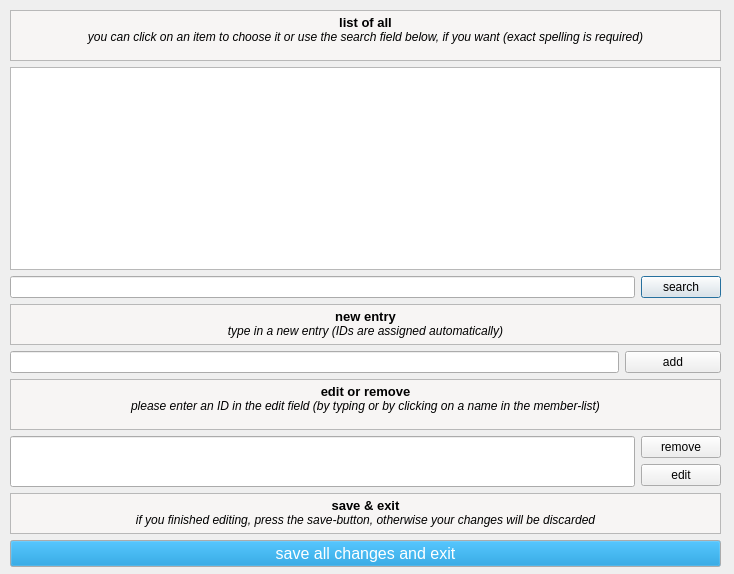
<?xml version="1.0" encoding="UTF-8"?>
<ui version="4.0">
 <class>ActivityEditor</class>
 <widget class="QDialog" name="ActivityEditor">
  <property name="geometry">
   <rect>
    <x>0</x>
    <y>0</y>
    <width>734</width>
    <height>574</height>
   </rect>
  </property>
  <property name="windowTitle">
   <string>ACITIVITIES</string>
  </property>
  <widget class="QWidget" name="layoutWidget">
   <property name="geometry">
    <rect>
     <x>10</x>
     <y>10</y>
     <width>711</width>
     <height>557</height>
    </rect>
   </property>
   <layout class="QVBoxLayout" name="verticalLayout_9">
    <item>
     <widget class="QTextBrowser" name="textBrowser_2">
      <property name="maximumSize">
       <size>
        <width>16777215</width>
        <height>51</height>
       </size>
      </property>
      <property name="palette">
       <palette>
        <active>
         <colorrole role="Base">
          <brush brushstyle="SolidPattern">
           <color alpha="255">
            <red>247</red>
            <green>245</green>
            <blue>244</blue>
           </color>
          </brush>
         </colorrole>
        </active>
        <inactive>
         <colorrole role="Base">
          <brush brushstyle="SolidPattern">
           <color alpha="255">
            <red>247</red>
            <green>245</green>
            <blue>244</blue>
           </color>
          </brush>
         </colorrole>
        </inactive>
        <disabled>
         <colorrole role="Base">
          <brush brushstyle="SolidPattern">
           <color alpha="255">
            <red>239</red>
            <green>235</green>
            <blue>231</blue>
           </color>
          </brush>
         </colorrole>
        </disabled>
       </palette>
      </property>
      <property name="focusPolicy">
       <enum>Qt::NoFocus</enum>
      </property>
      <property name="autoFillBackground">
       <bool>false</bool>
      </property>
      <property name="html">
       <string>&lt;!DOCTYPE HTML PUBLIC &quot;-//W3C//DTD HTML 4.0//EN&quot; &quot;http://www.w3.org/TR/REC-html40/strict.dtd&quot;&gt;
&lt;html&gt;&lt;head&gt;&lt;meta name=&quot;qrichtext&quot; content=&quot;1&quot; /&gt;&lt;style type=&quot;text/css&quot;&gt;
p, li { white-space: pre-wrap; }
&lt;/style&gt;&lt;/head&gt;&lt;body style=&quot; font-family:'Sans Serif'; font-size:9pt; font-weight:400; font-style:normal;&quot;&gt;
&lt;p align=&quot;center&quot; style=&quot; margin-top:0px; margin-bottom:0px; margin-left:0px; margin-right:0px; -qt-block-indent:0; text-indent:0px;&quot;&gt;&lt;span style=&quot; font-size:10pt; font-weight:600;&quot;&gt;list of all&lt;/span&gt;&lt;/p&gt;
&lt;p align=&quot;center&quot; style=&quot; margin-top:0px; margin-bottom:0px; margin-left:0px; margin-right:0px; -qt-block-indent:0; text-indent:0px;&quot;&gt;&lt;span style=&quot; font-style:italic;&quot;&gt;you can click on an item to choose it or use the search field below, if you want (exact spelling is required)&lt;/span&gt;&lt;/p&gt;&lt;/body&gt;&lt;/html&gt;</string>
      </property>
     </widget>
    </item>
    <item>
     <widget class="QListView" name="QListView_allMembers">
      <property name="cursor" stdset="0">
       <cursorShape>PointingHandCursor</cursorShape>
      </property>
      <property name="focusPolicy">
       <enum>Qt::StrongFocus</enum>
      </property>
      <property name="accessibleName">
       <string/>
      </property>
     </widget>
    </item>
    <item>
     <layout class="QHBoxLayout" name="horizontalLayout_11">
      <item>
       <widget class="QLineEdit" name="lineEdit_search">
        <property name="focusPolicy">
         <enum>Qt::StrongFocus</enum>
        </property>
       </widget>
      </item>
      <item>
       <widget class="QPushButton" name="pushButton_search">
        <property name="focusPolicy">
         <enum>Qt::StrongFocus</enum>
        </property>
        <property name="text">
         <string>search</string>
        </property>
       </widget>
      </item>
     </layout>
    </item>
    <item>
     <layout class="QVBoxLayout" name="verticalLayout_7">
      <item>
       <widget class="QTextBrowser" name="textBrowser_6">
        <property name="maximumSize">
         <size>
          <width>16777215</width>
          <height>41</height>
         </size>
        </property>
        <property name="palette">
         <palette>
          <active>
           <colorrole role="Base">
            <brush brushstyle="SolidPattern">
             <color alpha="255">
              <red>247</red>
              <green>245</green>
              <blue>244</blue>
             </color>
            </brush>
           </colorrole>
          </active>
          <inactive>
           <colorrole role="Base">
            <brush brushstyle="SolidPattern">
             <color alpha="255">
              <red>247</red>
              <green>245</green>
              <blue>244</blue>
             </color>
            </brush>
           </colorrole>
          </inactive>
          <disabled>
           <colorrole role="Base">
            <brush brushstyle="SolidPattern">
             <color alpha="255">
              <red>239</red>
              <green>235</green>
              <blue>231</blue>
             </color>
            </brush>
           </colorrole>
          </disabled>
         </palette>
        </property>
        <property name="focusPolicy">
         <enum>Qt::NoFocus</enum>
        </property>
        <property name="autoFillBackground">
         <bool>false</bool>
        </property>
        <property name="html">
         <string>&lt;!DOCTYPE HTML PUBLIC &quot;-//W3C//DTD HTML 4.0//EN&quot; &quot;http://www.w3.org/TR/REC-html40/strict.dtd&quot;&gt;
&lt;html&gt;&lt;head&gt;&lt;meta name=&quot;qrichtext&quot; content=&quot;1&quot; /&gt;&lt;style type=&quot;text/css&quot;&gt;
p, li { white-space: pre-wrap; }
&lt;/style&gt;&lt;/head&gt;&lt;body style=&quot; font-family:'Sans Serif'; font-size:9pt; font-weight:400; font-style:normal;&quot;&gt;
&lt;p align=&quot;center&quot; style=&quot; margin-top:0px; margin-bottom:0px; margin-left:0px; margin-right:0px; -qt-block-indent:0; text-indent:0px;&quot;&gt;&lt;span style=&quot; font-size:10pt; font-weight:600;&quot;&gt;new entry&lt;/span&gt;&lt;/p&gt;
&lt;p align=&quot;center&quot; style=&quot; margin-top:0px; margin-bottom:0px; margin-left:0px; margin-right:0px; -qt-block-indent:0; text-indent:0px;&quot;&gt;&lt;span style=&quot; font-style:italic;&quot;&gt;type in a new entry (IDs are assigned automatically)&lt;/span&gt;&lt;/p&gt;&lt;/body&gt;&lt;/html&gt;</string>
        </property>
       </widget>
      </item>
      <item>
       <layout class="QHBoxLayout" name="horizontalLayout">
        <item>
         <widget class="QLineEdit" name="lineEdit_newInput">
          <property name="focusPolicy">
           <enum>Qt::StrongFocus</enum>
          </property>
         </widget>
        </item>
        <item>
         <widget class="QPushButton" name="button_add">
          <property name="minimumSize">
           <size>
            <width>96</width>
            <height>0</height>
           </size>
          </property>
          <property name="focusPolicy">
           <enum>Qt::StrongFocus</enum>
          </property>
          <property name="text">
           <string>add</string>
          </property>
         </widget>
        </item>
       </layout>
      </item>
     </layout>
    </item>
    <item>
     <widget class="QTextBrowser" name="textBrowser">
      <property name="maximumSize">
       <size>
        <width>16777215</width>
        <height>51</height>
       </size>
      </property>
      <property name="palette">
       <palette>
        <active>
         <colorrole role="Base">
          <brush brushstyle="SolidPattern">
           <color alpha="255">
            <red>247</red>
            <green>245</green>
            <blue>244</blue>
           </color>
          </brush>
         </colorrole>
        </active>
        <inactive>
         <colorrole role="Base">
          <brush brushstyle="SolidPattern">
           <color alpha="255">
            <red>247</red>
            <green>245</green>
            <blue>244</blue>
           </color>
          </brush>
         </colorrole>
        </inactive>
        <disabled>
         <colorrole role="Base">
          <brush brushstyle="SolidPattern">
           <color alpha="255">
            <red>239</red>
            <green>235</green>
            <blue>231</blue>
           </color>
          </brush>
         </colorrole>
        </disabled>
       </palette>
      </property>
      <property name="focusPolicy">
       <enum>Qt::NoFocus</enum>
      </property>
      <property name="autoFillBackground">
       <bool>false</bool>
      </property>
      <property name="html">
       <string>&lt;!DOCTYPE HTML PUBLIC &quot;-//W3C//DTD HTML 4.0//EN&quot; &quot;http://www.w3.org/TR/REC-html40/strict.dtd&quot;&gt;
&lt;html&gt;&lt;head&gt;&lt;meta name=&quot;qrichtext&quot; content=&quot;1&quot; /&gt;&lt;style type=&quot;text/css&quot;&gt;
p, li { white-space: pre-wrap; }
&lt;/style&gt;&lt;/head&gt;&lt;body style=&quot; font-family:'Sans Serif'; font-size:9pt; font-weight:400; font-style:normal;&quot;&gt;
&lt;p align=&quot;center&quot; style=&quot; margin-top:0px; margin-bottom:0px; margin-left:0px; margin-right:0px; -qt-block-indent:0; text-indent:0px;&quot;&gt;&lt;span style=&quot; font-size:10pt; font-weight:600;&quot;&gt;edit or remove&lt;/span&gt;&lt;/p&gt;
&lt;p align=&quot;center&quot; style=&quot; margin-top:0px; margin-bottom:0px; margin-left:0px; margin-right:0px; -qt-block-indent:0; text-indent:0px;&quot;&gt;&lt;span style=&quot; font-style:italic;&quot;&gt;please enter an ID in the edit field (by typing or by clicking on a name in the member-list)&lt;/span&gt;&lt;/p&gt;&lt;/body&gt;&lt;/html&gt;</string>
      </property>
     </widget>
    </item>
    <item>
     <layout class="QHBoxLayout" name="horizontalLayout_12">
      <item>
       <widget class="QLineEdit" name="lineEdit_choosenItem">
        <property name="minimumSize">
         <size>
          <width>391</width>
          <height>51</height>
         </size>
        </property>
        <property name="focusPolicy">
         <enum>Qt::StrongFocus</enum>
        </property>
       </widget>
      </item>
      <item>
       <layout class="QVBoxLayout" name="verticalLayout_8">
        <item>
         <widget class="QPushButton" name="button_remove">
          <property name="focusPolicy">
           <enum>Qt::StrongFocus</enum>
          </property>
          <property name="text">
           <string>remove</string>
          </property>
         </widget>
        </item>
        <item>
         <widget class="QPushButton" name="button_edit">
          <property name="focusPolicy">
           <enum>Qt::StrongFocus</enum>
          </property>
          <property name="text">
           <string>edit</string>
          </property>
         </widget>
        </item>
       </layout>
      </item>
     </layout>
    </item>
    <item>
     <widget class="QTextBrowser" name="textBrowser_7">
      <property name="maximumSize">
       <size>
        <width>16777215</width>
        <height>41</height>
       </size>
      </property>
      <property name="palette">
       <palette>
        <active>
         <colorrole role="Base">
          <brush brushstyle="SolidPattern">
           <color alpha="255">
            <red>247</red>
            <green>245</green>
            <blue>244</blue>
           </color>
          </brush>
         </colorrole>
        </active>
        <inactive>
         <colorrole role="Base">
          <brush brushstyle="SolidPattern">
           <color alpha="255">
            <red>247</red>
            <green>245</green>
            <blue>244</blue>
           </color>
          </brush>
         </colorrole>
        </inactive>
        <disabled>
         <colorrole role="Base">
          <brush brushstyle="SolidPattern">
           <color alpha="255">
            <red>239</red>
            <green>235</green>
            <blue>231</blue>
           </color>
          </brush>
         </colorrole>
        </disabled>
       </palette>
      </property>
      <property name="focusPolicy">
       <enum>Qt::NoFocus</enum>
      </property>
      <property name="autoFillBackground">
       <bool>false</bool>
      </property>
      <property name="html">
       <string>&lt;!DOCTYPE HTML PUBLIC &quot;-//W3C//DTD HTML 4.0//EN&quot; &quot;http://www.w3.org/TR/REC-html40/strict.dtd&quot;&gt;
&lt;html&gt;&lt;head&gt;&lt;meta name=&quot;qrichtext&quot; content=&quot;1&quot; /&gt;&lt;style type=&quot;text/css&quot;&gt;
p, li { white-space: pre-wrap; }
&lt;/style&gt;&lt;/head&gt;&lt;body style=&quot; font-family:'Sans Serif'; font-size:9pt; font-weight:400; font-style:normal;&quot;&gt;
&lt;p align=&quot;center&quot; style=&quot; margin-top:0px; margin-bottom:0px; margin-left:0px; margin-right:0px; -qt-block-indent:0; text-indent:0px;&quot;&gt;&lt;span style=&quot; font-size:10pt; font-weight:600;&quot;&gt;save &amp;amp; exit&lt;/span&gt;&lt;/p&gt;
&lt;p align=&quot;center&quot; style=&quot; margin-top:0px; margin-bottom:0px; margin-left:0px; margin-right:0px; -qt-block-indent:0; text-indent:0px;&quot;&gt;&lt;span style=&quot; font-style:italic;&quot;&gt;i&lt;/span&gt;&lt;span style=&quot; font-style:italic; color:#000000;&quot;&gt;f you finished editing, press the save-button, otherwise your changes will be discarded&lt;/span&gt;&lt;/p&gt;&lt;/body&gt;&lt;/html&gt;</string>
      </property>
     </widget>
    </item>
    <item>
     <widget class="QPushButton" name="pushButton_save">
      <property name="palette">
       <palette>
        <active>
         <colorrole role="Button">
          <brush brushstyle="SolidPattern">
           <color alpha="255">
            <red>0</red>
            <green>138</green>
            <blue>207</blue>
           </color>
          </brush>
         </colorrole>
         <colorrole role="Text">
          <brush brushstyle="SolidPattern">
           <color alpha="255">
            <red>0</red>
            <green>0</green>
            <blue>0</blue>
           </color>
          </brush>
         </colorrole>
         <colorrole role="ButtonText">
          <brush brushstyle="SolidPattern">
           <color alpha="255">
            <red>255</red>
            <green>255</green>
            <blue>255</blue>
           </color>
          </brush>
         </colorrole>
         <colorrole role="Base">
          <brush brushstyle="SolidPattern">
           <color alpha="255">
            <red>255</red>
            <green>255</green>
            <blue>255</blue>
           </color>
          </brush>
         </colorrole>
        </active>
        <inactive>
         <colorrole role="Button">
          <brush brushstyle="SolidPattern">
           <color alpha="255">
            <red>0</red>
            <green>138</green>
            <blue>207</blue>
           </color>
          </brush>
         </colorrole>
         <colorrole role="Text">
          <brush brushstyle="SolidPattern">
           <color alpha="255">
            <red>0</red>
            <green>0</green>
            <blue>0</blue>
           </color>
          </brush>
         </colorrole>
         <colorrole role="ButtonText">
          <brush brushstyle="SolidPattern">
           <color alpha="255">
            <red>255</red>
            <green>255</green>
            <blue>255</blue>
           </color>
          </brush>
         </colorrole>
         <colorrole role="Base">
          <brush brushstyle="SolidPattern">
           <color alpha="255">
            <red>255</red>
            <green>255</green>
            <blue>255</blue>
           </color>
          </brush>
         </colorrole>
        </inactive>
        <disabled>
         <colorrole role="Button">
          <brush brushstyle="SolidPattern">
           <color alpha="255">
            <red>0</red>
            <green>138</green>
            <blue>207</blue>
           </color>
          </brush>
         </colorrole>
         <colorrole role="Text">
          <brush brushstyle="SolidPattern">
           <color alpha="255">
            <red>190</red>
            <green>190</green>
            <blue>190</blue>
           </color>
          </brush>
         </colorrole>
         <colorrole role="ButtonText">
          <brush brushstyle="SolidPattern">
           <color alpha="255">
            <red>190</red>
            <green>190</green>
            <blue>190</blue>
           </color>
          </brush>
         </colorrole>
         <colorrole role="Base">
          <brush brushstyle="SolidPattern">
           <color alpha="255">
            <red>239</red>
            <green>235</green>
            <blue>231</blue>
           </color>
          </brush>
         </colorrole>
        </disabled>
       </palette>
      </property>
      <property name="font">
       <font>
        <pointsize>12</pointsize>
       </font>
      </property>
      <property name="focusPolicy">
       <enum>Qt::StrongFocus</enum>
      </property>
      <property name="text">
       <string>save all changes and exit</string>
      </property>
     </widget>
    </item>
   </layout>
  </widget>
 </widget>
 <resources/>
 <connections/>
</ui>
